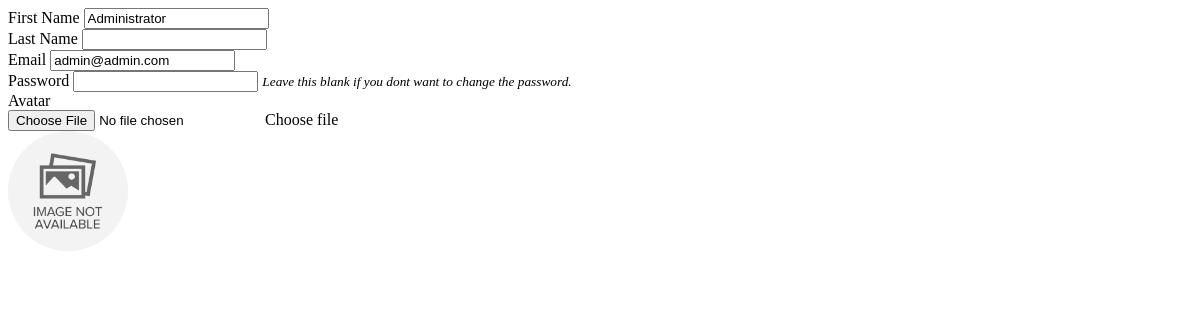
The page /manage_user.php?id=1 on the database as committed earlier.
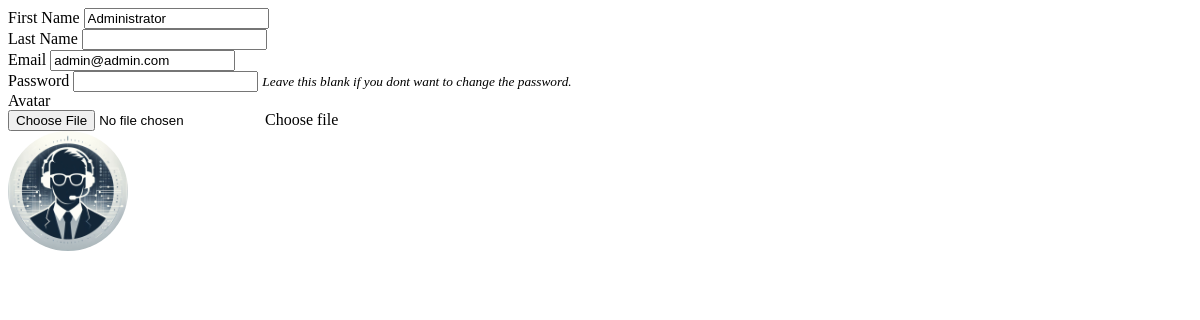
The same page on the database as committed later.
### tables this page shows
CREATE TABLE `users` (
  `id` int(30) NOT NULL,
  `firstname` varchar(200) NOT NULL,
  `lastname` varchar(200) NOT NULL,
  `email` varchar(200) NOT NULL,
  `password` text NOT NULL,
  `type` tinyint(1) NOT NULL DEFAULT 2 COMMENT '1 = admin, 2 = staff',
  `avatar` text NOT NULL DEFAULT 'no-image-available.png',
  `date_created` datetime NOT NULL DEFAULT current_timestamp()
);

### manage_user.php (the view, shortened to what this page needs)
<?php
include('db_connect.php');
if(isset($_GET['id'])){
$user = $conn->query("SELECT * FROM users where id =".$_GET['id']);
foreach($user->fetch_array() as $k =>$v){
	$meta[$k] = $v;
}
}
?>
<div class="container-fluid">
	<form action="" id="manage-user">
		<div class="form-group">
			<label for="name">First Name</label>
			<input type="text" name="firstname" id="firstname" class="form-control" value="<?php echo isset($meta['firstname']) ? $meta['firstname']: '' ?>" required>
		</div>
		<div class="form-group">
			<label for="name">Last Name</label>
			<input type="text" name="lastname" id="lastname" class="form-control" value="<?php echo isset($meta['lastname']) ? $meta['lastname']: '' ?>" required>
		</div>
		<div class="form-group">
			<label for="email">Email</label>
			<input type="text" name="email" id="email" class="form-control" value="<?php echo isset($meta['email']) ? $meta['email']: '' ?>" required  autocomplete="off">
		</div>
		<div class="form-group">
			<label for="password">Password</label>
			<input type="password" name="password" id="password" class="form-control" value="" autocomplete="off">
			<small><i>Leave this blank if you dont want to change the password.</i></small>
		</div>
		<div class="form-group">
			<label for="" class="control-label">Avatar</label>
			<div class="custom-file">
              <input type="file" class="custom-file-input rounded-circle" id="customFile" name="img" onchange="displayImg(this,$(this))">
              <label class="custom-file-label" for="customFile">Choose file</label>
            </div>
		</div>
		<div class="form-group d-flex justify-content-center">
			<img src="<?php echo isset($meta['avatar']) ? 'assets/uploads/'.$meta['avatar'] :'' ?>" alt="" id="cimg" class="img-fluid img-thumbnail">
		</div>
	</form>
</div>

Rows that differ between the two databases and show on the page:
changed users "Administrator": avatar: picture added in place of a placeholder
